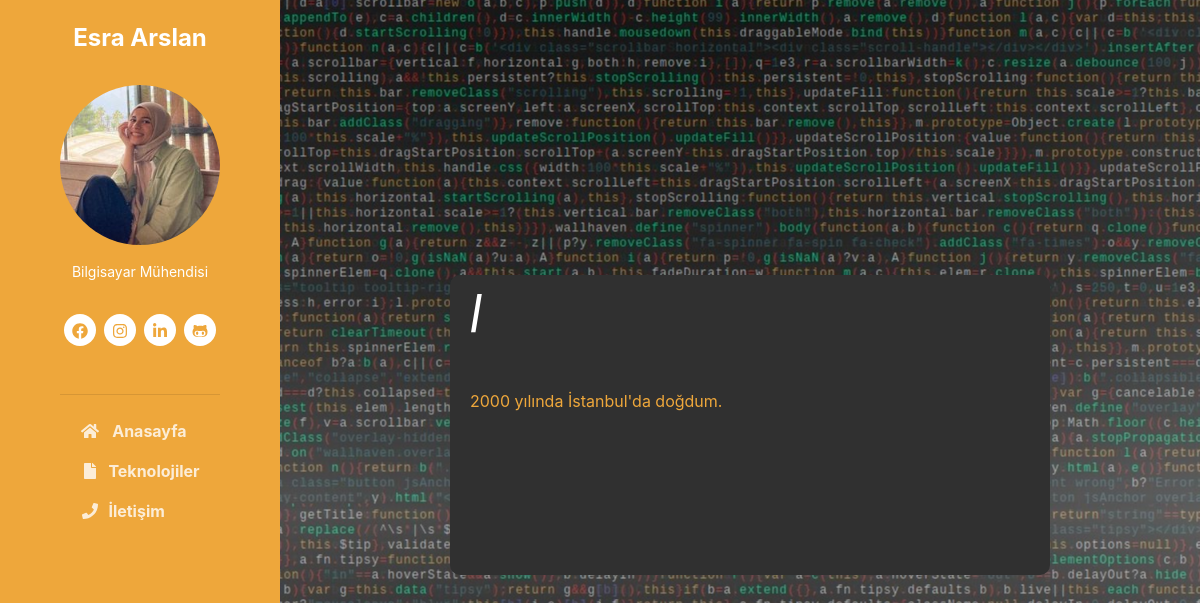
Screenshot of /blog.php with the database file from the repository.
### tables this page shows
CREATE TABLE IF NOT EXISTS `settings` (
  `siteadi_title` varchar(200) NOT NULL,
  `siteadi_sidebar` varchar(100) NOT NULL,
  `siteadi_head` varchar(100) NOT NULL,
  `siteadi_intro` text NOT NULL,
  `keywords` varchar(200) NOT NULL,
  `description` varchar(200) NOT NULL,
  `analytics` text NOT NULL,
  `color` int(11) NOT NULL,
  `about` text NOT NULL,
  `facebook` varchar(100) NOT NULL,
  `twitter` varchar(100) NOT NULL,
  `instagram` varchar(100) NOT NULL,
  `youtube` varchar(100) NOT NULL,
  `linkedin` varchar(100) NOT NULL,
  `pinterest` varchar(100) NOT NULL,
  `github` varchar(100) NOT NULL,
  `stackoverflow` varchar(100) NOT NULL,
  `codepen` varchar(100) NOT NULL
);

CREATE TABLE IF NOT EXISTS `sayfalar` (
  `id` int(11) NOT NULL AUTO_INCREMENT,
  `sira` int(11) NOT NULL,
  `baslik` varchar(100) NOT NULL,
  `icon` varchar(10) NOT NULL,
  `icerik` longtext NOT NULL,
  `sefurl` varchar(120) NOT NULL,
  PRIMARY KEY (`id`)
);

CREATE TABLE IF NOT EXISTS `blog` (
  `id` int(11) NOT NULL AUTO_INCREMENT,
  `baslik` varchar(100) NOT NULL,
  `resim` varchar(100) NOT NULL,
  `icerik` longtext NOT NULL,
  `tarih` datetime NOT NULL,
  `sefurl` varchar(120) NOT NULL,
  PRIMARY KEY (`id`)
);

### assets/blog_conf.php (called while the page is built, shortened)
<?php if(!defined("include")){ echo '<meta http-equiv="refresh" content="0;URL=../index.php">'; exit(); }
$dbhost = "localhost";
$dbuser = "root";
$dbpass = "";
$dbdata = "esraarslan";
try {
     $db = new PDO("mysql:host=$dbhost;dbname=$dbdata", "$dbuser", "$dbpass", array(PDO::MYSQL_ATTR_INIT_COMMAND => "SET NAMES utf8"));
} catch ( PDOException $e ){
     print $e->getMessage(); exit();
}
function htmlclean($text){
    $text = preg_replace("'<script[^>]*>.*?</script>'si", '', $text );
    $text = preg_replace('/<a\s+.*?href="([^"]+)"[^>]*>([^<]+)<\/a>/is', '\2 (\1)',$text );
    $text = preg_replace( '//', '', $text );
    $text = preg_replace( '/{.+?}/', '', $text );
    $text = preg_replace( '/&nbsp;/', ' ', $text );
    $text = preg_replace( '/&amp;/', ' ', $text );
    $text = preg_replace( '/&quot;/', ' ', $text );
    $text = strip_tags($text);
    $text = htmlspecialchars($text);
    return $text;
}
$print = $db->query("select * from settings")->fetch(PDO::FETCH_ASSOC); ?>

### blog.php (the view, shortened to what this page needs)
<?php define("include",true); include("assets/blog_conf.php"); $url = htmlclean($_GET['url']);
$sorgu = $db->prepare("select * from blog where sefurl=?"); $sorgu->execute(array($url)); if($sorgu->rowCount()=="0"){ header("Location:index.php"); }else{ $gelen = $sorgu->fetch(PDO::FETCH_ASSOC); ?>
<!DOCTYPE html>
<html lang="en">
<head>
    <link id="theme-style" rel="stylesheet" href="assets/css/theme-<?php echo $print['color']; ?>.css">
</head>
<body>
<?php include("assets/header.php"); ?>
    <div class="main-wrapper">
		    <div class="container">
				    <h2 class="title mb-2" style="color:#FFFFFF; text-align:; font-style: italic;"><?php echo $gelen['baslik']; ?></h2>
					<br><br>
					<label for="" style="color:#eea73b"><?php echo $gelen['icerik']; ?></label>
		    </div>
    </div>
</body>
</html>
<?php } ?>

### assets/header.php (shortened to what this page needs)
<?php if(!defined("include")){ echo '<meta http-equiv="refresh" content="0;URL=../index.php">'; exit(); } $p = basename($_SERVER['REQUEST_URI']); ?>
    <header class="header text-center">
	    <h1 class="blog-name pt-lg-4 mb-0"><a href="index.php"><?php echo $print['siteadi_sidebar']; ?></a></h1>
	    <nav class="navbar navbar-expand-lg navbar-dark" >
			<div id="navigation" class="collapse navbar-collapse flex-column" >
				<div class="profile-section pt-3 pt-lg-0">
				    <img class="profile-image mb-3 rounded-circle mx-auto" src="assets/images/profil.jpg" alt="<?php echo $print['siteadi_title']; ?>">
					<div class="bio pb-3"><?php echo $print['about']; ?></div>
					<ul class="social-list list-inline py-3 mx-auto">
<?php if($print['facebook']==""){ }else{ ?><li class="list-inline-item pb-3"><a title="Facebook" href="<?php echo $print['facebook']; ?>" target="_blank"><i class="fab fa-facebook fa-fw"></i></a></li><?php } ?>
<?php if($print['instagram']==""){ }else{ ?><li class="list-inline-item pb-3"><a title="Instagram" href="<?php echo $print['instagram']; ?>" target="_blank"><i class="fab fa-instagram fa-fw"></i></a></li><?php } ?>
<?php if($print['linkedin']==""){ }else{ ?><li class="list-inline-item pb-3"><a title="Linkedin" href="<?php echo $print['linkedin']; ?>" target="_blank"><i class="fab fa-linkedin-in fa-fw"></i></a></li><?php } ?>
<?php if($print['github']==""){ }else{ ?><li class="list-inline-item pb-3"><a title="Github" href="<?php echo $print['github']; ?>" target="_blank"><i class="fab fa-github-alt fa-fw"></i></a></li><?php } ?>
			        </ul>
			        <hr>
				</div>
				<ul class="navbar-nav flex-column text-left">
					<li class="nav-item<?php if($p==""||$p=="index.php"){ echo ' active'; } ?>">
					    <a class="nav-link" href="index.php"><i class="fas fa-home fa-fw mr-2"></i> Anasayfa</a>
					</li>
		<?php foreach($db->query("select * from sayfalar order by sira asc") as $aaa){ ?>
					<li class="nav-item<?php if($p=="sayfa.php?url=".@$url.""){ echo ' active'; } ?>">
					    <a class="nav-link" href="sayfa.php?url=<?php echo $aaa['sefurl']; ?>"><i class="fas fa-<?php echo $aaa['icon']; ?> fa-fw mr-2"></i><?php echo $aaa['baslik']; ?></a>
					</li>
		<?php } ?>
				</ul>
			</div>
		</nav>
    </header>

### blog.php (style rules this page uses)
.container { width: 600px; height: 300px; padding: 20px; background-color:#303030; position: absolute; top: 50%; left: 50%; margin-left: -150px; margin-top: -125px; border-radius: 10px; }
body { background:url(assets/images/backgr.jpg) center; }

### rows the page displays
settings: siteadi_sidebar "Esra Arslan", about "Bilgisayar Mühendisi"
sayfalar: baslik "Teknolojiler"
sayfalar: baslik "İletişim"
blog: baslik "|", icerik "2000 yılında İstanbul'da doğdum."
